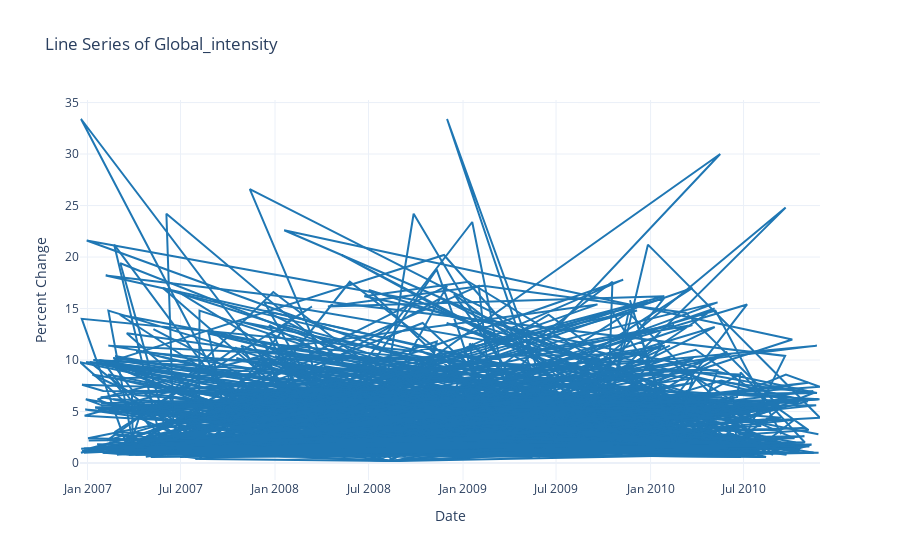

The notebook cell saved with this chart:
### Code cell
viz_target.plot_line_series(['Global_intensity'])

### Figure 1 — Plotly figure (JSON) as saved in the notebook; plotly's stock layout.template omitted (floating-point values rounded to 4 significant figures; data arrays with more than 128 entries replaced by an {"elided": "..."} marker saying what was removed)
{"data": [{"line": {"color": "#1f77b4"}, "mode": "lines", "type": "scatter", "x": {"elided": "1000 str values"}, "y": {"elided": "1000 float values"}}], "layout": {"title": {"text": "Line Series of Global_intensity"}, "xaxis": {"title": {"text": "Date"}}, "yaxis": {"title": {"text": "Percent Change"}}}}
